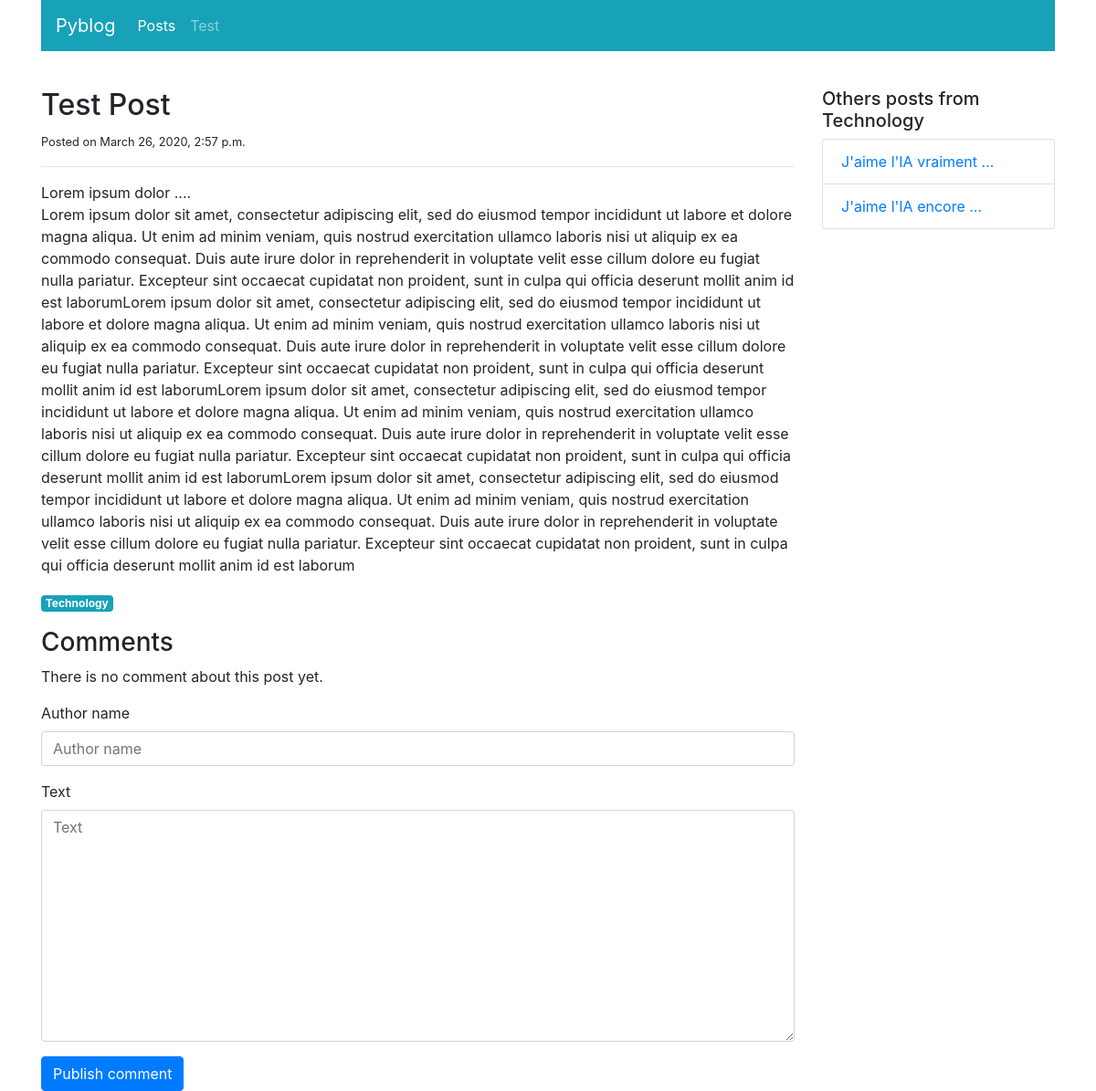
The page /blog/posts/detail/1/ on the database as committed earlier.
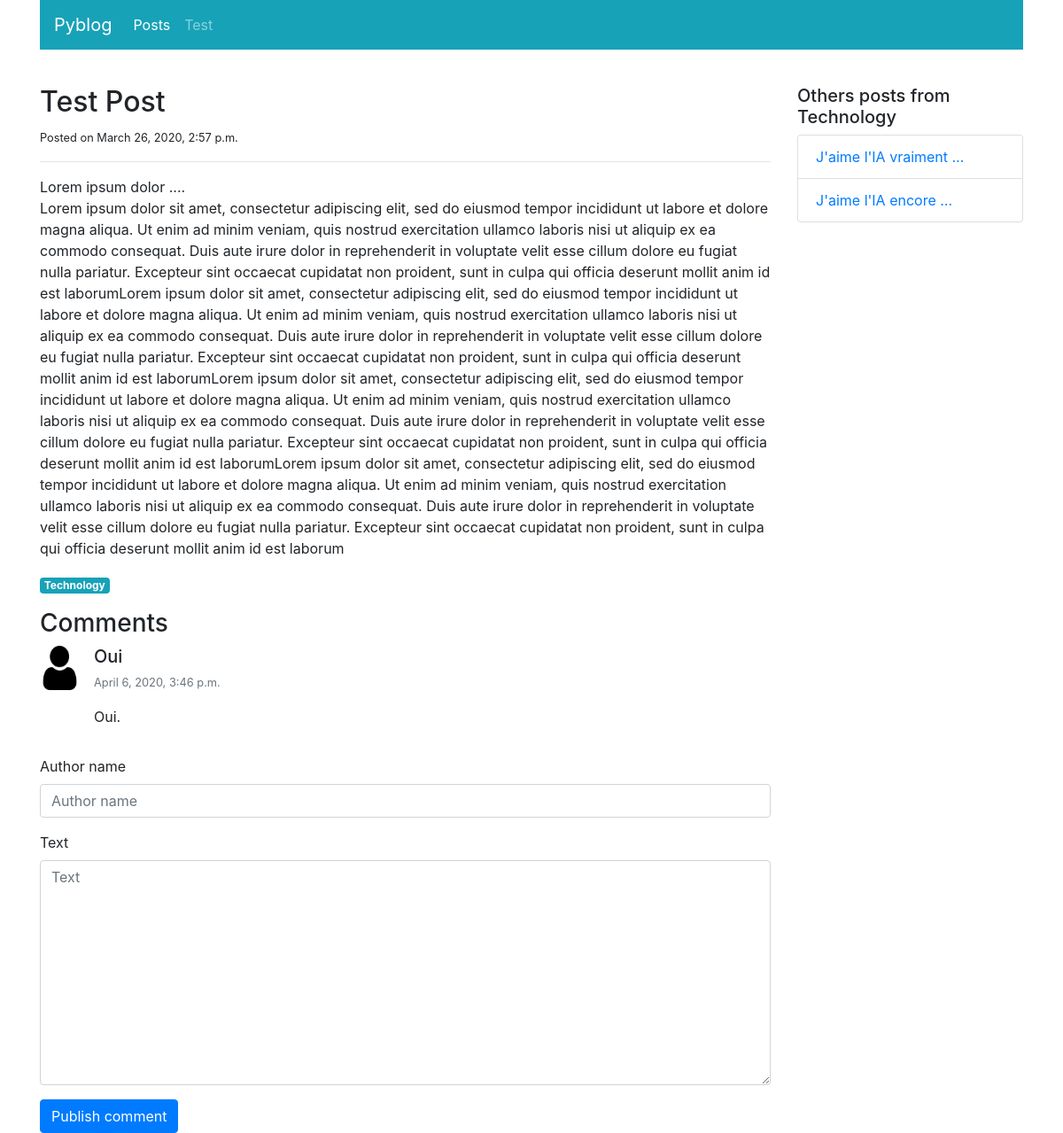
The same page on the database as committed later.
### blog/models.py (models this page shows, shortened)
class Post(models.Model):
    title = models.CharField(max_length=100)
    category = models.ForeignKey("PostCategory",
                                 null=True,
                                 blank=True,
                                 on_delete=models.DO_NOTHING)
    published = models.BooleanField(default=False)
    text = models.TextField(blank=True)
    create = models.DateTimeField(auto_now_add=True)

class Comment(models.Model):
    STATUS_VISIBLE = "visible"
    STATUS_HIDDEN = "hidden"
    STATUS_MODERATED = "moderated"
    STATUS_CHOICES = (
        (STATUS_VISIBLE, "visible"),
        (STATUS_HIDDEN, "hidden"),
        (STATUS_MODERATED, "moderated"),
    )
    post = models.ForeignKey("Post",
                             on_delete=models.CASCADE,
                             related_name="comments")
    author_name = models.CharField(max_length=100)
    text = models.TextField()
    status = models.CharField(max_length=20, choices=STATUS_CHOICES, default=STATUS_VISIBLE)
    moderation_text = models.CharField(max_length=200, blank=True)
    created_at = models.DateTimeField(auto_now_add=True)

### blog/views.py (the view)
# urls.py: path('posts/detail/<int:post_id>/', views.post_detail, name='post-detail'),
def post_detail(request, post_id, message=''):
    post = get_object_or_404(Post, pk=post_id)
    similar_posts = Post.objects.filter(category=post.category).filter(published=True).exclude(pk=post_id)
    post_comments = post.comments.exclude(status=Comment.STATUS_HIDDEN).order_by("created_at")
    if request.method == "POST":
        comment_form = CreateCommentForm(request.POST)
        if comment_form.is_valid():
            comment = comment_form.save(commit=False)
            comment.post = post
            comment.save()
            args = [post.pk, "Your comment has been posted!"]
            return HttpResponseRedirect(reverse('post-detail-message', args=args) + "#comments")
    else:
        comment_form = CreateCommentForm()
    context = {
        "post": post,
        "similar_posts": similar_posts,
        "post_comments": post_comments,
        "navigation_items": navigation.navigation_items(navigation.NAV_POSTS),
        "comment_form": comment_form,
        "message": message,
    }
    return render(request, "blog/post_detail.html", context)

### blog/forms.py
class CreateCommentForm(forms.ModelForm):
    class Meta:
        model = Comment
        fields = ["author_name", "text",]

### blog/models.py (called while the page is built)
    def slug(self):
        return slugify(self.name)

    def __str__(self):
        return self.name

### blog/navigation.py (called while the page is built)
def navigation_items(selected_item):
    items = []
    for name, url in NAV_ITEMS:
        items.append(
            {'name': name,
             'url': url,
             'active': True if selected_item == name else False,
             }
        )
    return items

### blog/templates/blog/post_detail.html (shortened to what this page needs)
{% extends 'base.html' %}
{% load static %}
{% load bootstrap4 %}
{% block content %}
<div class="col-sm-9">
    <div class="mt-3">
        <h2>{{ post.title }}</h2>
        <small>Posted on {{ post.create }}</small>
        <hr>
        <p class="text-muted">
            {{ post.text|linebreaks|safe }}
            <a href="{% url 'post-list' post.category.slug %}" class="badge badge-info">
                {{post.category.name|capfirst}}
            </a>
        </p>
    </div>
    <div class="mt-3" id="comments">
        <h3>Comments</h3>
        <ul class="list-unstyled">
            {% for i in post_comments %}
            <li class="media">
                <img class="mr-3" src="{% static 'img/user.png' %}" width="45px" height="50px">
                <div class="media-body">
                    <h5 class="mt-0 mb-1">{{i.author_name}}</h5>
                    <p>
                        <small class="text-muted">{{i.created_at}}</small>
                    </p>
                    <p>
                        {% if i.status == "moderated" %}
                            <span class="font-weight-light font-italic text-muted">[[Moderated comment : {{i.moderation_text}} ]]</span>
                        {% else %}
                            {{i.text}}
                        {% endif %}
                    </p>
                </div>
                {% empty %}
                <li class="media">There is no comment about this post yet.</li>
                {% endfor %}
            </li>
        </ul>
        <form action="{% url 'post-detail' post.pk %}" method="post" class="form">
            {% bootstrap_form comment_form %}
            {% buttons %}
                <button type="submit" class="btn btn-primary">Publish comment</button>
            {% endbuttons %}
        </form>
    </div>
</div>
<div class="col-sm-3">
    <div class="mt-3">
        <h5>Others posts from {{post.category}}</h5>
        <ul class="list-group">
            {% for i in similar_posts %}
            <li class="list-group-item">
                <a href="{% url 'post-detail' i.pk %}">{{ i.title|truncatewords:3 }}</a>
            </li>
            {% empty %}
            This is the only post !
            {% endfor %}
        </ul>
    </div>
</div>
{% endblock content %}

Rows that differ between the two databases and show on the page:
added Comment: author_name "Oui", created_at "April 6, 2020, 3:46 p.m.", text "Oui."
Other text that changed with them:
text no longer shown: "There is no comment about this post yet."
